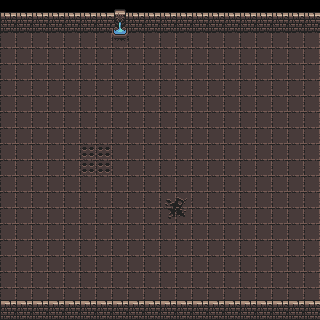

Tiled map render using the project's own tile images. Description and the whole map definition, tile-layer contents included, below:
An orthogonal 20x20 tile map with 16x16 px tiles, 2 tile layers (floor, wall).

<map version="1.0" tiledversion="1.0.3" orientation="orthogonal" renderorder="right-down" width="20" height="20" tilewidth="16" tileheight="16" nextobjectid="1">
 <tileset firstgid="1" source="../untitled.tsx" />
 <layer name="floor" width="20" height="20">
  <data encoding="csv">
0,0,0,0,0,0,0,0,0,0,0,0,0,0,0,0,0,0,0,0,
1,1,1,1,1,1,1,1,1,1,1,1,1,1,1,1,1,1,1,1,
1,1,1,1,1,1,1,29,1,1,1,1,1,1,1,1,1,1,1,1,
1,1,1,1,1,1,1,1,1,1,1,1,1,1,1,1,1,1,1,1,
1,1,1,1,1,1,1,1,1,1,1,1,1,1,1,1,1,1,1,1,
1,1,1,1,1,1,1,1,1,1,1,1,1,1,1,1,1,1,1,1,
1,1,1,1,1,1,1,1,1,1,1,1,1,1,1,1,1,1,1,1,
1,1,1,1,1,1,1,1,1,1,1,1,1,1,1,1,1,1,1,1,
1,1,1,1,1,1,1,1,1,1,1,1,1,1,1,1,1,1,1,1,
1,1,1,1,1,10,10,1,1,1,1,1,1,1,1,1,1,1,1,1,
1,1,1,1,1,10,10,1,1,1,1,1,1,1,1,1,1,1,1,1,
1,1,1,1,1,1,1,1,1,1,1,1,1,1,1,1,1,1,1,1,
1,1,1,1,1,1,1,1,1,1,6,4,1,1,1,1,1,1,1,1,
1,1,1,1,1,1,1,1,1,1,7,8,1,1,1,1,1,1,1,1,
1,1,1,1,1,1,1,1,1,1,1,1,1,1,1,1,1,1,1,1,
1,1,1,1,1,1,1,1,1,1,1,1,1,1,1,1,1,1,1,1,
1,1,1,1,1,1,1,1,1,1,1,1,1,1,1,1,1,1,1,1,
1,1,1,1,1,1,1,1,1,1,1,1,1,1,1,1,1,1,1,1,
1,1,1,1,1,1,1,1,1,1,1,1,1,1,1,1,1,1,1,1,
1,1,1,1,1,1,1,1,1,1,1,1,1,1,1,1,1,1,1,1
</data>
 </layer>
 <layer name="wall" width="20" height="20">
  <data encoding="csv">
26,26,26,26,26,26,26,41,26,26,26,26,26,26,26,26,26,26,26,26,
22,22,22,22,22,22,22,35,22,22,22,22,22,22,22,22,22,22,22,22,
0,0,0,0,0,0,0,0,0,0,0,0,0,0,0,0,0,0,0,0,
0,0,0,0,0,0,0,0,0,0,0,0,0,0,0,0,0,0,0,0,
0,0,0,0,0,0,0,0,0,0,0,0,0,0,0,0,0,0,0,0,
0,0,0,0,0,0,0,0,0,0,0,0,0,0,0,0,0,0,0,0,
0,0,0,0,0,0,0,0,0,0,0,0,0,0,0,0,0,0,0,0,
0,0,0,0,0,0,0,0,0,0,0,0,0,0,0,0,0,0,0,0,
0,0,0,0,0,0,0,0,0,0,0,0,0,0,0,0,0,0,0,0,
0,0,0,0,0,0,0,0,0,0,0,0,0,0,0,0,0,0,0,0,
0,0,0,0,0,0,0,0,0,0,0,0,0,0,0,0,0,0,0,0,
0,0,0,0,0,0,0,0,0,0,0,0,0,0,0,0,0,0,0,0,
0,0,0,0,0,0,0,0,0,0,0,0,0,0,0,0,0,0,0,0,
0,0,0,0,0,0,0,0,0,0,0,0,0,0,0,0,0,0,0,0,
0,0,0,0,0,0,0,0,0,0,0,0,0,0,0,0,0,0,0,0,
0,0,0,0,0,0,0,0,0,0,0,0,0,0,0,0,0,0,0,0,
0,0,0,0,0,0,0,0,0,0,0,0,0,0,0,0,0,0,0,0,
0,0,0,0,0,0,0,0,0,0,0,0,0,0,0,0,0,0,0,0,
50,50,50,50,50,50,50,50,50,50,50,50,50,50,50,50,50,50,50,50,
22,22,22,22,22,22,22,22,22,22,22,22,22,22,22,22,22,22,22,22
</data>
 </layer>
</map>